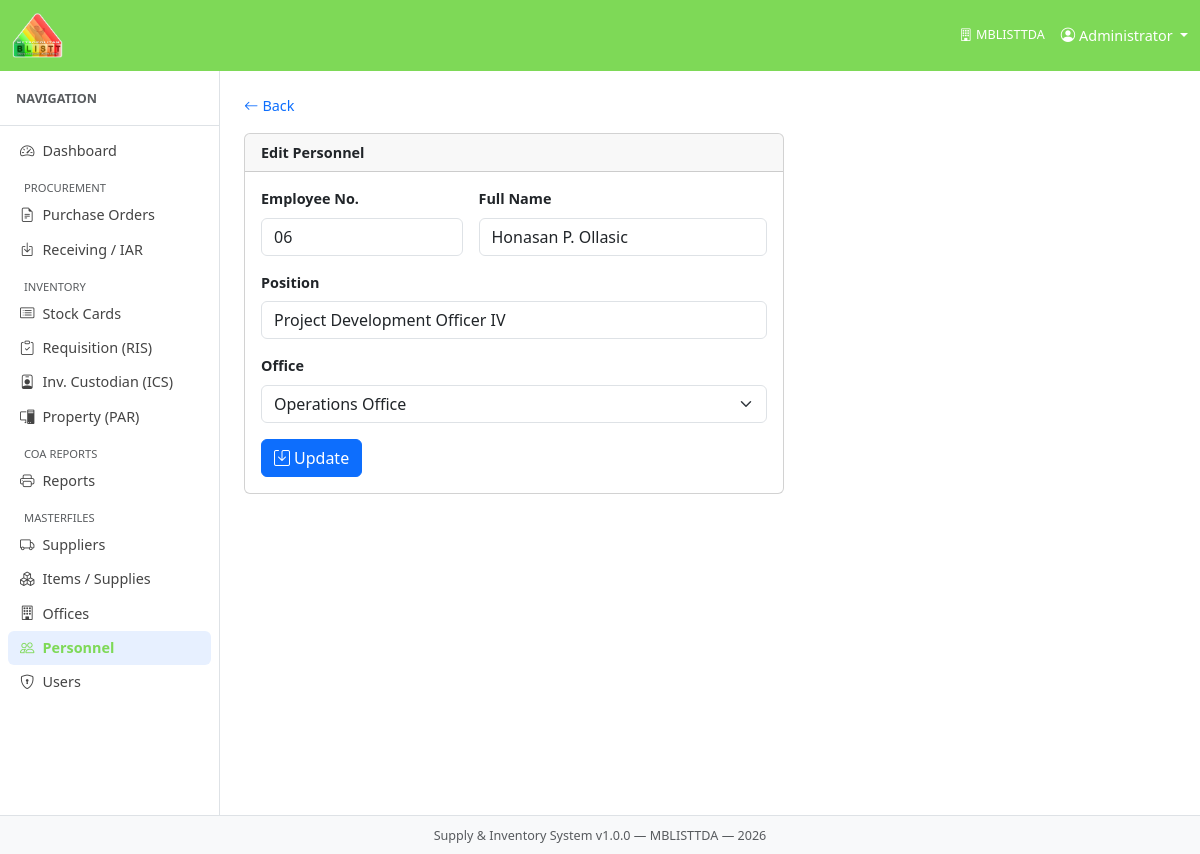
/index.php?mod=personnel&act=edit&id=7, run on the app's committed database.
### tables this page shows
CREATE TABLE `personnel` (
  `personnel_id` int(10) UNSIGNED NOT NULL,
  `office_id` int(10) UNSIGNED NOT NULL,
  `employee_no` varchar(30) DEFAULT NULL,
  `full_name` varchar(200) NOT NULL,
  `position` varchar(150) DEFAULT NULL,
  `is_active` tinyint(1) NOT NULL DEFAULT 1,
  `created_at` timestamp NOT NULL DEFAULT current_timestamp()
);

CREATE TABLE `offices` (
  `office_id` int(10) UNSIGNED NOT NULL,
  `office_code` varchar(20) NOT NULL,
  `office_name` varchar(200) NOT NULL,
  `department` varchar(200) DEFAULT NULL,
  `head_of_office` varchar(150) DEFAULT NULL,
  `is_active` tinyint(1) NOT NULL DEFAULT 1,
  `created_at` timestamp NOT NULL DEFAULT current_timestamp()
);

### core/Controller.php (called while the page is built, shortened)
<?php
abstract class Controller {
    protected function render(string $viewFile, array $data = []): void {
        extract($data);
        $viewPath = ROOT_PATH . '/modules/' . $viewFile . '.php';
        include $viewPath;
    }
    protected function get(string $key, mixed $default = ''): mixed {
        return $_GET[$key] ?? $default;
    }
}

### modules/personnel/PersonnelController.php (called while the page is built, shortened)
<?php
require_once ROOT_PATH . '/models/OfficeModel.php';
class PersonnelController extends Controller {
    private PersonnelModel $m;
    public function __construct() { $this->m = new PersonnelModel(); }
    public function edit(): void {
        $id  = (int)$this->get('id');
        $row = $this->m->findById($id);
        $offices = (new OfficeModel())->getActive();
        $this->render('personnel/edit', compact('row', 'offices'));
    }
}

### core/Router.php (called while the page is built, shortened)
<?php
class Router {
    public function dispatch(): void {
        $act = $_GET['act'] ?? 'index';
        $act = preg_replace('/[^a-zA-Z_]/', '', $act);
        $controller = new $class();
        $controller->$act();
    }
}

### index.php (called while the page is built, shortened)
<?php
require_once ROOT_PATH . '/config/database.php';
require_once ROOT_PATH . '/core/Database.php';
require_once ROOT_PATH . '/core/Model.php';
require_once ROOT_PATH . '/core/Controller.php';
require_once ROOT_PATH . '/core/Router.php';
$router = new Router();
$router->dispatch();

### core/Database.php (called while the page is built, shortened)
<?php
class Database {
    private static ?Database $instance = null;
    private PDO $pdo;
    private function __construct() {
        $dsn = sprintf('mysql:host=%s;port=%s;dbname=%s;charset=%s',
            DB_HOST, DB_PORT, DB_NAME, DB_CHARSET);
        $options = [
            PDO::ATTR_ERRMODE            => PDO::ERRMODE_EXCEPTION,
            PDO::ATTR_DEFAULT_FETCH_MODE => PDO::FETCH_ASSOC,
            PDO::ATTR_EMULATE_PREPARES   => false,
        ];
        try {
            $this->pdo = new PDO($dsn, DB_USER, DB_PASS, $options);
        } catch (PDOException $e) {
            die('Database connection failed: ' . $e->getMessage());
        }
    }
    public static function getInstance(): Database {
        if (self::$instance === null) {
            self::$instance = new self();
        }
        return self::$instance;
    }
    public function query(string $sql, array $params = []): PDOStatement {
        $stmt = $this->pdo->prepare($sql);
        $stmt->execute($params);
        return $stmt;
    }
    public function fetchAll(string $sql, array $params = []): array {
        return $this->query($sql, $params)->fetchAll();
    }
    public function fetchOne(string $sql, array $params = []): array|false {
        return $this->query($sql, $params)->fetch();
    }
}

### core/Model.php (called while the page is built, shortened)
<?php
abstract class Model {
    protected Database $db;
    protected string $table      = '';
    protected string $primaryKey = 'id';
    public function __construct() {
        $this->db = Database::getInstance();
    }
    public function findById(int $id): array|false {
        $sql = "SELECT * FROM {$this->table} WHERE {$this->primaryKey} = ?";
        return $this->db->fetchOne($sql, [$id]);
    }
    public function findWhere(string $conditions, array $params = [], string $orderBy = ''): array {
        $sql = "SELECT * FROM {$this->table} WHERE $conditions";
        if ($orderBy) $sql .= " ORDER BY $orderBy";
        return $this->db->fetchAll($sql, $params);
    }
}

### models/OfficeModel.php (called while the page is built, shortened)
<?php
class OfficeModel extends Model {
    public function getActive(): array {
        return $this->findWhere('is_active = 1', [], 'office_name ASC');
    }
}

### modules/personnel/edit.php (the view, shortened to what this page needs)
<div class="mb-3"><a href="<?= BASE_URL ?>/index.php?mod=personnel&act=index"
  class="text-decoration-none"><i class="bi bi-arrow-left me-1"></i>Back</a></div>
<div class="card" style="max-width:540px"><div class="card-header"><strong>Edit Personnel</strong></div>
<div class="card-body"><form method="post">
  <div class="row g-3 mb-3">
    <div class="col-md-5">
      <label class="form-label fw-semibold">Employee No.</label>
      <input type="text" name="employee_no" class="form-control" value="<?= htmlspecialchars($row['employee_no']) ?>">
    </div>
    <div class="col-md-7">
      <label class="form-label fw-semibold">Full Name</label>
      <input type="text" name="full_name" class="form-control" value="<?= htmlspecialchars($row['full_name']) ?>" required>
    </div>
    <div class="col-12">
      <label class="form-label fw-semibold">Position</label>
      <input type="text" name="position" class="form-control" value="<?= htmlspecialchars($row['position']) ?>">
    </div>
    <div class="col-12">
      <label class="form-label fw-semibold">Office</label>
      <select name="office_id" class="form-select" required>
        <?php foreach ($offices as $o): ?>
          <option value="<?= $o['office_id'] ?>" <?= $o['office_id']==$row['office_id']?'selected':'' ?>>
            <?= htmlspecialchars($o['office_name']) ?></option>
        <?php endforeach; ?>
      </select>
    </div>
  </div>
  <button class="btn btn-primary"><i class="bi bi-save me-1"></i>Update</button>
</form></div></div>

### assets/css/app.css (style rules this page uses)
:root { --sidebar-w: 220px; }
body { font-size: .9rem; }

### data on the page
personnel: employee_no "06", full_name "Honasan P. Ollasic", position "Project Development Officer IV", office_id "Operations Office"

### other printed values
APP_AGENCY "MBLISTTDA"
$user['full_name'] "Administrator"
$label "Dashboard Purchase Orders Receiving / IAR Stock Cards Requisition (RIS) Inv. Custodian (ICS) Property (PAR) Reports Suppliers Items / Supplies Offices Personnel Users"
APP_NAME "Supply & Inventory System"
APP_VERSION "1.0.0"
